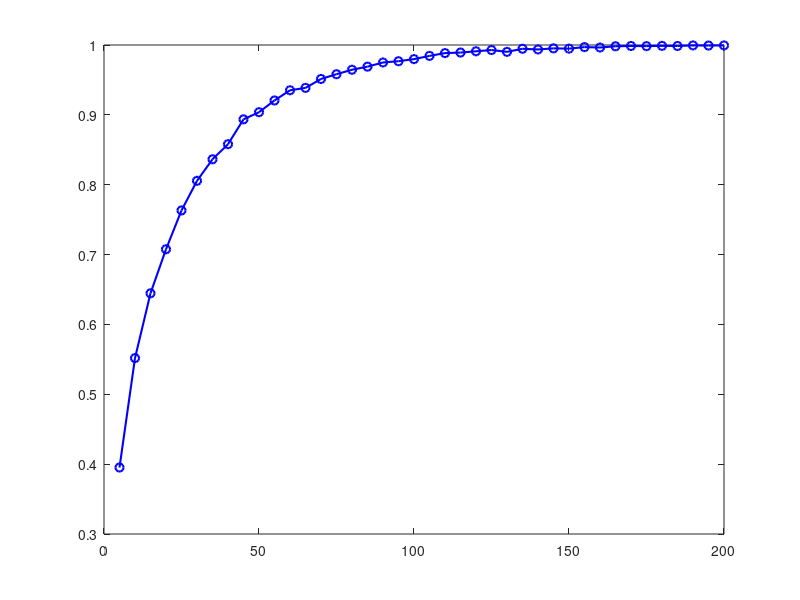

Recreate this plot in MATLAB. (Note: this script raises an error after producing the figure.)
% Monte Carlo for required n
mu_plus   = 30; sigma_plus  = 3;
mu_minus  = 10; sigma_minus = 3;
delta     = 0.5;       % desired accuracy in Hz
alphaCI   = 0.05;      % 95% confidence
z_true    = (mu_plus+mu_minus)/2;

% candidate sample sizes per condition
candidates = 5:5:200;  % try n=5,10,...,200
nIter      = 5000;     % Monte Carlo iterations

results = zeros(size(candidates));

for i = 1:length(candidates)
  n = candidates(i);
  countHit = 0;
  for it = 1:nIter
    % draw n up‐trials and n down‐trials
    up = mu_plus  + sigma_plus*randn(n,1);
    dn = mu_minus + sigma_minus*randn(n,1);
    % estimate z_hat = midpoint of sample means
    z_hat = (mean(up)+mean(dn))/2;
    if abs(z_hat - z_true) <= delta
      countHit = countHit + 1;
    end
  end
  results(i) = countHit / nIter;  % empirical probability
end

% find smallest n with ≥95% success
idx = find(results >= 1 - alphaCI, 1, 'first');
fprintf('Required n per direction ≈ %d ( %.2f reliability )\n', ...
        candidates(idx), results(idx));

% plot reliability vs n
figure;
plot(candidates, results, 'b-o', 'LineWidth',1.5);
hold on;
yline(1-alphaCI,'r--','95% target');
xlabel('Trials per condition (n)');
ylabel('P(|\hat z - z^*|\le \delta)');
title(sprintf('Monte Carlo for \\delta=%.2f Hz, 95%% CI',delta));
grid on;
